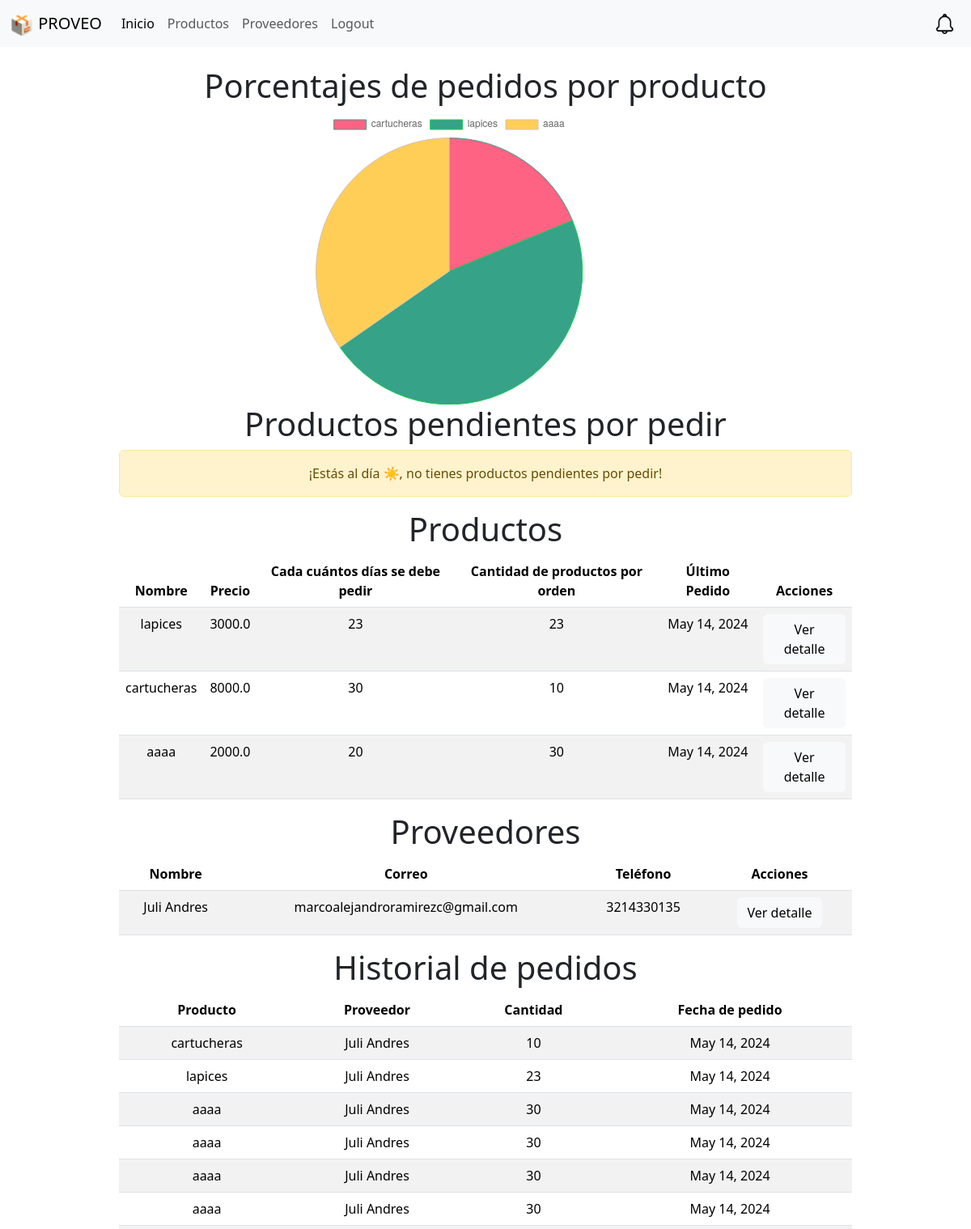
The app's page / (signed in, upper part), older data.
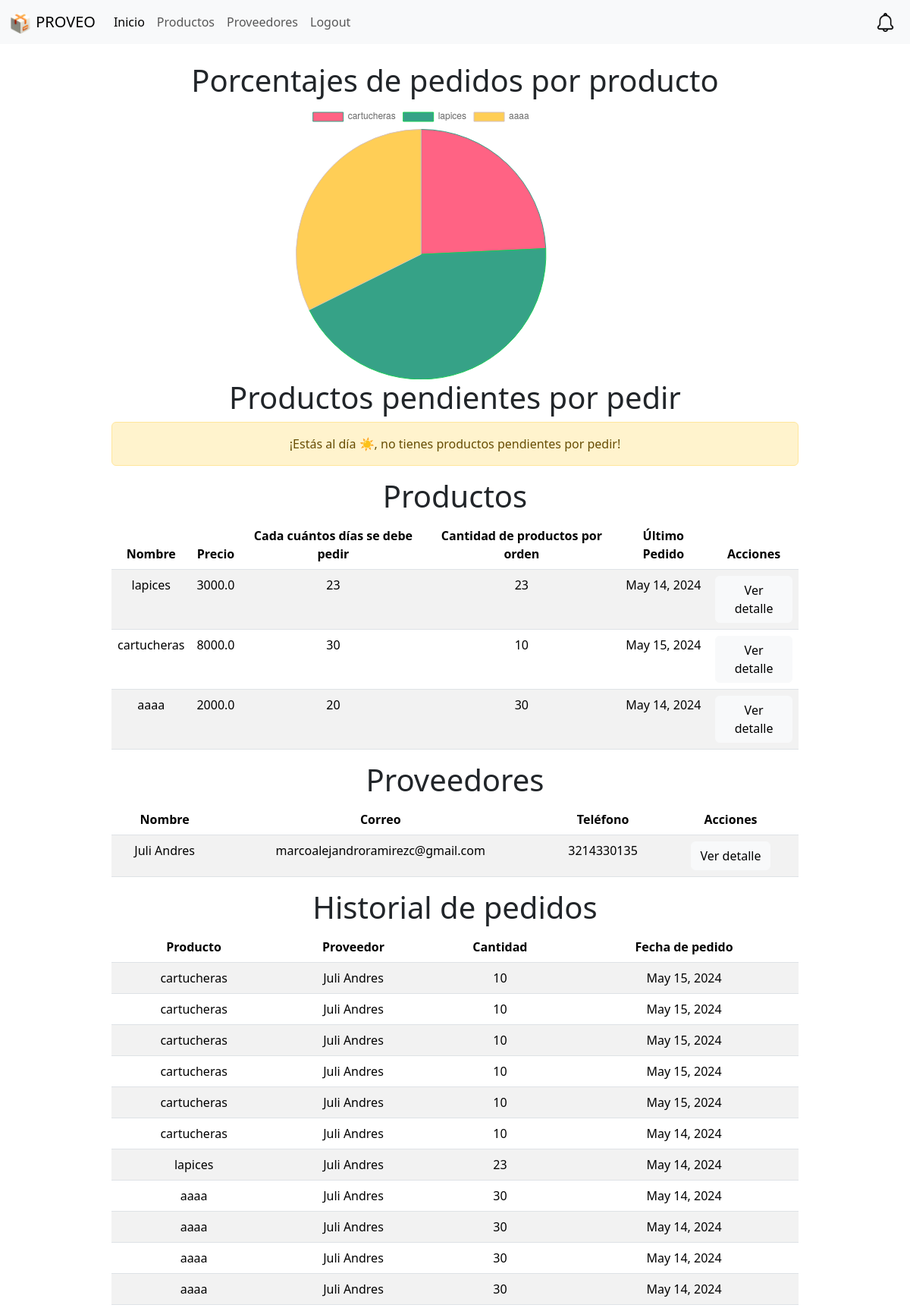
The same page, newer data.
### website/models.py (models this page shows, shortened)
class Producto(models.Model):
    nombre = models.CharField(max_length=50)
    precio = models.FloatField()
    descripcion = models.CharField(max_length=50)
    proveedor = models.ForeignKey(Proveedor, on_delete=models.CASCADE)
    cadaCuantosDias = models.IntegerField(default=0)
    cantidadPorOrden = models.IntegerField(default=0)
    fecha_registro = models.DateField(auto_now_add=True)
    userAsignado = models.ForeignKey(User, on_delete=models.CASCADE, default=1)
    ultimoPedido = models.DateField()

class Proveedor(models.Model):
    nombre = models.CharField(max_length=50)
    direccion = models.CharField(max_length=50)
    ciudad = models.CharField(max_length=50)
    telefono = models.CharField(max_length=50)
    email = models.CharField(max_length=50)
    userAsignado = models.ForeignKey(User, on_delete=models.CASCADE, default=1)

class HistorialPedidos(models.Model):
    fecha = models.DateField()
    cantidad = models.IntegerField()
    producto = models.ForeignKey(Producto, on_delete=models.CASCADE)
    userAsignado = models.ForeignKey(User, on_delete=models.CASCADE, default=1)
    notificado = models.BooleanField(default=False)

### website/views.py (the view)
# urls.py: 2. Add a URL to urlpatterns:  path('', views.home, name='home')
def home(request):
    user = request.user
    if request.method == 'POST':
        username = request.POST['username']
        password = request.POST['password']
        user = authenticate(request, username=username, password=password)
        if user is not None:
            login(request, user)
            messages.success(request, 'Has iniciado sesión exitosamente')
            return redirect('home')
        else:
            messages.error(request, 'Nombre de usuario o contraseña inválidos')
            return render(request, 'homeNoLog.html', {})
    elif request.user.is_authenticated:
        productos = Producto.objects.filter(userAsignado=request.user)
        proveedores = Proveedor.objects.filter(userAsignado=request.user)
        historial = HistorialPedidos.objects.filter(
            userAsignado=request.user).order_by('-fecha')
        productosPorPedir = []
        for producto in productos:
            fechaPedido = producto.ultimoPedido
            fechaActual = datetime.datetime.now()
            if fechaPedido is not None:
                if isinstance(fechaPedido, datetime.date):
                    fechaPedido = datetime.datetime.combine(
                        fechaPedido, datetime.datetime.min.time())
                diferencia = fechaActual - fechaPedido
                if diferencia.days > producto.cadaCuantosDias:
                    productosPorPedir.append(producto)
        pedidos = pedidosGraph(request)
        notificaciones = Notificaciones.objects.filter(
            userAsignado=user, mostrado=False)
        contextForNow = {'productos': productos, 'proveedores': proveedores,
                         'productosPorPedir': productosPorPedir, 'historial': historial}
        if len(notificaciones) > 0:
            contextForNow['notificacionesNuevas'] = notificaciones
        if len(pedidos) > 0:
            contextForNow.update(pedidos)
        return render(request, 'home.html', contextForNow)
    return render(request, 'homeNoLog.html', {})

### website/templates/home.html (shortened to what the changed rows need)
{% extends "base.html" %} {% block content %}
<div class="container">
  <div class="row justify-content-center align-items-center">
    <div class="col-md-10">
 {%if course_list%}
        <h1 class="text-center">Porcentajes de pedidos por producto</h1>
        {%include "graph.html"%} {%endif%} {% if productosPorPedir %}
        <h1 class="text-center">Productos pendientes por pedir</h1>
        <div class="table-responsive text-center">
          <table class="table table-striped text-center">
            <thead>
              <tr>
                <th>Nombre</th>
                <th>Precio</th>
                <th>Cada cuántos días se debe pedir</th>
                <th>Cantidad de productos por orden</th>
                <th>Último Pedido</th>
                <th>Pedir</th>
              </tr>
            </thead>
            <tbody>
              {% for productoPorPedir in productosPorPedir %}
              <tr>
                <td>{{ productoPorPedir.nombre }}</td>
                <td>{{ productoPorPedir.precio }}</td>
                <td>{{ productoPorPedir.cadaCuantosDias }}</td>
                <td>{{ productoPorPedir.cantidadPorOrden }}</td>
                <td>{{ productoPorPedir.ultimoPedido }}</td>
                <td>
                  <a
                    href="{% url 'pedirProducto' productoPorPedir.id %}"
                    class="btn btn-light"
                    >Pedir</a
                  >
                </td>
              </tr>
              {% endfor %}
            </tbody>
          </table>
        </div>
        {% else %} {% if productos %}
        <h1 class="text-center">Productos pendientes por pedir</h1>
        {% endif %}{% endif %}
        <h1 class="text-center">Productos</h1>
        {% if productos %}
        <div class="table-responsive text-center">
          <table class="table table-striped text-center">
            <thead>
              <tr>
                <th>Nombre</th>
                <th>Precio</th>
                <th>Cada cuántos días se debe pedir</th>
                <th>Cantidad de productos por orden</th>
                <th>Último Pedido</th>
                <th>Acciones</th>
              </tr>
            </thead>
            <tbody>
              {% for producto in productos %}
              <tr>
                <td>{{ producto.nombre }}</td>
                <td>{{ producto.precio }}</td>
                <td>{{ producto.cadaCuantosDias }}</td>
                <td>{{ producto.cantidadPorOrden }}</td>
                <td>{{ producto.ultimoPedido }}</td>
                <td>
                  <a
                    href="{% url 'producto' producto.id %}"
                    class="btn btn-light"
                    >Ver detalle</a
                  >
                </td>
              </tr>
              {% endfor %}
            </tbody>
          </table>
        </div>
        {% endif %}
        <h1 class="text-center">Proveedores</h1>
        {% if proveedores %}
        <div class="table-responsive text-center">
          <table class="table table-striped text-center">
            <thead>
              <tr>
                <th>Nombre</th>
                <th>Correo</th>
                <th>Teléfono</th>
                <th>Acciones</th>
              </tr>
            </thead>
            <tbody>
              {% for proveedor in proveedores %}
              <tr>
                <td>{{ proveedor.nombre }}</td>
                <td>{{ proveedor.email }}</td>
                <td>{{ proveedor.telefono }}</td>
                <td>
                  <a
                    href="{% url 'proveedor' proveedor.id %}"
                    class="btn btn-light"
                    >Ver detalle</a
                  >
                </td>
              </tr>
              {% endfor %}
            </tbody>
          </table>
        </div>
        {% endif %}
        <h1 class="text-center">Historial de pedidos</h1>
        {%if historial%}
        <div class="table-responsive text-center">
          <table class="table table-striped text-center">
            <thead>
              <tr>
                <th>Producto</th>
                <th>Proveedor</th>
                <th>Cantidad</th>
                <th>Fecha de pedido</th>
              </tr>
            </thead>
            <tbody>
              {% for pedido in historial %}
              <tr>
                <td>{{ pedido.producto.nombre }}</td>
                <td>{{ pedido.producto.proveedor.nombre }}</td>
                <td>{{ pedido.cantidad }}</td>
                <td>{{ pedido.fecha }}</td>
              </tr>
              {% endfor %}
            </tbody>
          </table>
        </div>
        {% else %}
        <div class="alert alert-warning text-center" role="alert">
          No tienes historial de pedidos, ¡Pide!
        </div>
        {% endif %}
      </div>
    </div>
    {% endblock %}

Row changes from the older to the newer data that the page shows:
changed Producto "cartucheras": ultimoPedido "May 14, 2024" → "May 15, 2024"
added HistorialPedidos: producto.nombre "cartucheras", producto.proveedor.nombre "Juli Andres", cantidad "10", fecha "May 15, 2024"
added HistorialPedidos: producto.nombre "cartucheras", producto.proveedor.nombre "Juli Andres", cantidad "10", fecha "May 15, 2024"
added HistorialPedidos: producto.nombre "cartucheras", producto.proveedor.nombre "Juli Andres", cantidad "10", fecha "May 15, 2024"
added HistorialPedidos: producto.nombre "cartucheras", producto.proveedor.nombre "Juli Andres", cantidad "10", fecha "May 15, 2024"
added HistorialPedidos: producto.nombre "cartucheras", producto.proveedor.nombre "Juli Andres", cantidad "10", fecha "May 15, 2024"
Text that changed along with them:
chart data {{ number }}: 130, 322, 240 → 180, 322, 240
